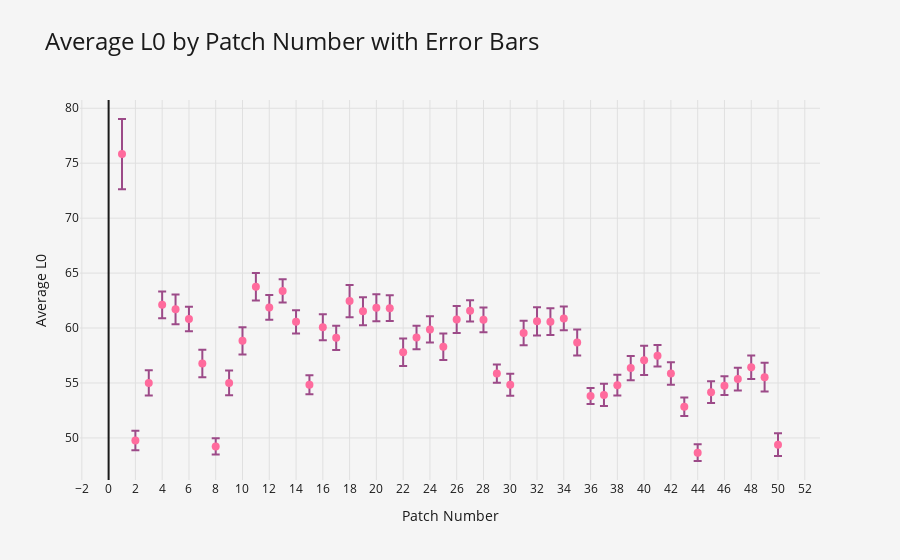
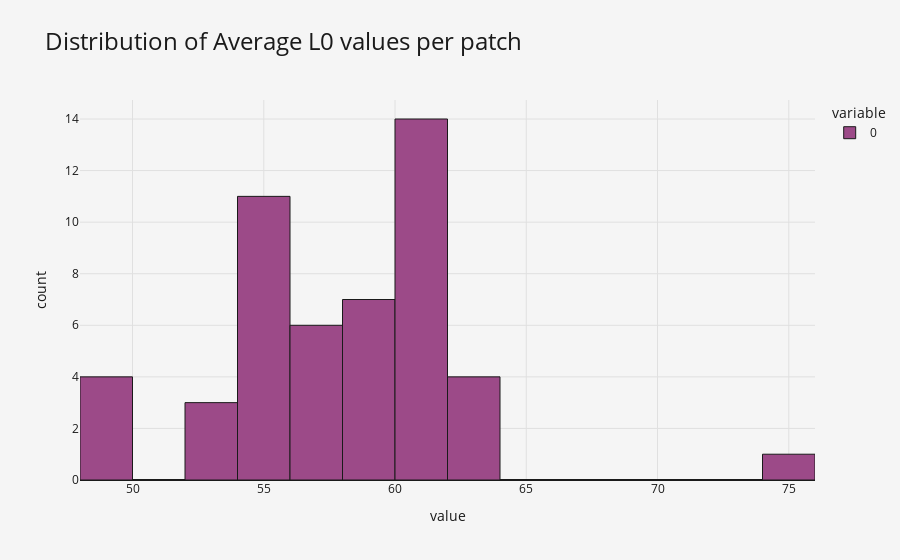
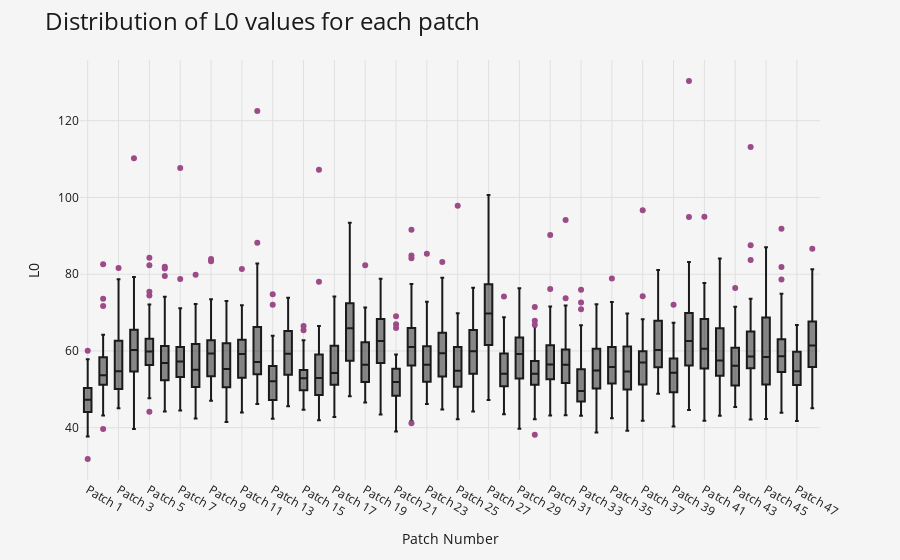

Notebook cell for these charts, in order:
### Code cell
import plotly.express as px
import plotly.graph_objects as go
import torch
import numpy as np
from tqdm import tqdm
import pandas as pd

# Assuming all_l0_per_patch is already a numpy array after processing the validation dataset

# Calculate the average L0 per patch across all batches
avg_l0_per_patch = np.mean(all_l0_per_patch, axis=0)

# Calculate the standard error of the mean
sem_l0_per_patch = np.std(all_l0_per_patch, axis=0) / np.sqrt(all_l0_per_patch.shape[0])

print("Average L0 shape:", avg_l0_per_patch.shape)
print("Overall average L0 per patch:", avg_l0_per_patch.mean())

# Create patch numbers
patch_numbers = np.arange(1, len(avg_l0_per_patch) + 1)

# Create a DataFrame for the plot
df = pd.DataFrame({
    'Patch Number': patch_numbers,
    'Average L0': avg_l0_per_patch,
    'SEM': sem_l0_per_patch
})

# Create an interactive scatter plot with error bars
fig = go.Figure()

# Add scatter plot
fig.add_trace(go.Scatter(
    x=df['Patch Number'],
    y=df['Average L0'],
    mode='markers',
    name='Average L0',
    marker=dict(color='#FF6B9D', size=8),
    error_y=dict(
        type='data',
        array=df['SEM'],
        visible=True,
        color='#9C4A88'
    )
))

# Update layout
fig.update_layout(
    title='Average L0 by Patch Number with Error Bars',
    xaxis_title='Patch Number',
    yaxis_title='Average L0',
    plot_bgcolor='#F5F5F5',
    paper_bgcolor='#F5F5F5',
    font=dict(color='#1A1A1A'),
    title_font=dict(size=24, color='#1A1A1A'),
    xaxis=dict(
        tickmode='linear',
        dtick=max(1, len(patch_numbers) // 20),
        gridcolor='#E0E0E0',
        zerolinecolor='#1A1A1A'
    ),
    yaxis=dict(
        gridcolor='#E0E0E0',
        zerolinecolor='#1A1A1A'
    ),
    showlegend=False
)

fig.show()

# Create a histogram of average L0 values per patch
hist_fig = px.histogram(avg_l0_per_patch, title="Distribution of Average L0 values per patch")
hist_fig.update_traces(marker=dict(color='#9C4A88', line=dict(color='#1A1A1A', width=1)))
hist_fig.update_layout(
    plot_bgcolor='#F5F5F5',
    paper_bgcolor='#F5F5F5',
    font=dict(color='#1A1A1A'),
    title=dict(font=dict(size=24, color='#1A1A1A')),
    xaxis=dict(gridcolor='#E0E0E0', zerolinecolor='#1A1A1A'),
    yaxis=dict(gridcolor='#E0E0E0', zerolinecolor='#1A1A1A')
)
hist_fig.show()

# Create a box plot to show the distribution of L0 values for each patch
all_l0_per_patch_flat = all_l0_per_patch.T
box_fig = px.box(data_frame=pd.DataFrame(all_l0_per_patch_flat, columns=[f'Patch {i+1}' for i in range(all_l0_per_patch_flat.shape[1])]))
box_fig.update_traces(marker=dict(color='#9C4A88'), line=dict(color='#1A1A1A'))
box_fig.update_layout(
    title='Distribution of L0 values for each patch',
    xaxis_title='Patch Number',
    yaxis_title='L0',
    xaxis=dict(tickmode='linear', dtick=max(1, all_l0_per_patch_flat.shape[0] // 20),
               gridcolor='#E0E0E0', zerolinecolor='#1A1A1A'),
    yaxis=dict(gridcolor='#E0E0E0', zerolinecolor='#1A1A1A'),
    plot_bgcolor='#F5F5F5',
    paper_bgcolor='#F5F5F5',
    font=dict(color='#1A1A1A'),
    title_font=dict(size=24, color='#1A1A1A')
)
box_fig.show()

### Figure 1 — Plotly figure (JSON) as saved in the notebook; plotly's stock layout.template omitted (floating-point values rounded to 4 significant figures)
{"data": [{"error_y": {"array": [3.194, 0.8942, 1.151, 1.217, 1.356, 1.105, 1.256, 0.7319, 1.131, 1.241, 1.257, 1.122, 1.048, 1.053, 0.8636, 1.18, 1.108, 1.467, 1.28, 1.229, 1.175, 1.247, 1.071, 1.201, 1.209, 1.226, 0.9692, 1.12, 0.8308, 1.005, 1.114, 1.291, 1.214, 1.076, 1.18, 0.7242, 1.015, 0.946, 1.097, 1.332, 0.9823, 1.02, 0.8518, 0.7568, 0.9895, 0.848, 1.043, 1.075, 1.306, 1.046], "color": "#9C4A88", "type": "data", "visible": true}, "marker": {"color": "#FF6B9D", "size": 8}, "mode": "markers", "name": "Average L0", "type": "scatter", "x": [1, 2, 3, 4, 5, 6, 7, 8, 9, 10, 11, 12, 13, 14, 15, 16, 17, 18, 19, 20, 21, 22, 23, 24, 25, 26, 27, 28, 29, 30, 31, 32, 33, 34, 35, 36, 37, 38, 39, 40, 41, 42, 43, 44, 45, 46, 47, 48, 49, 50], "y": [75.83, 49.76, 55.0, 62.11, 61.7, 60.82, 56.77, 49.23, 55.01, 58.84, 63.75, 61.88, 63.38, 60.56, 54.83, 60.07, 59.1, 62.46, 61.53, 61.84, 61.81, 57.8, 59.13, 59.88, 58.3, 60.78, 61.57, 60.74, 55.85, 54.83, 59.55, 60.61, 60.58, 60.88, 58.69, 53.82, 53.91, 54.8, 56.35, 57.06, 57.48, 55.87, 52.84, 48.66, 54.17, 54.76, 55.35, 56.43, 55.53, 49.39]}], "layout": {"font": {"color": "#1A1A1A"}, "paper_bgcolor": "#F5F5F5", "plot_bgcolor": "#F5F5F5", "showlegend": false, "title": {"font": {"color": "#1A1A1A", "size": 24}, "text": "Average L0 by Patch Number with Error Bars"}, "xaxis": {"dtick": 2, "gridcolor": "#E0E0E0", "tickmode": "linear", "title": {"text": "Patch Number"}, "zerolinecolor": "#1A1A1A"}, "yaxis": {"gridcolor": "#E0E0E0", "title": {"text": "Average L0"}, "zerolinecolor": "#1A1A1A"}}}

### Figure 2 — Plotly figure (JSON) as saved in the notebook; plotly's stock layout.template omitted (floating-point values rounded to 4 significant figures)
{"data": [{"alignmentgroup": "True", "bingroup": "x", "hovertemplate": "variable=0<br>value=%{x}<br>count=%{y}<extra></extra>", "legendgroup": "0", "marker": {"color": "#9C4A88", "line": {"color": "#1A1A1A", "width": 1}, "pattern": {"shape": ""}}, "name": "0", "offsetgroup": "0", "orientation": "v", "showlegend": true, "type": "histogram", "x": [75.83, 49.76, 55.0, 62.11, 61.7, 60.82, 56.77, 49.23, 55.01, 58.84, 63.75, 61.88, 63.38, 60.56, 54.83, 60.07, 59.1, 62.46, 61.53, 61.84, 61.81, 57.8, 59.13, 59.88, 58.3, 60.78, 61.57, 60.74, 55.85, 54.83, 59.55, 60.61, 60.58, 60.88, 58.69, 53.82, 53.91, 54.8, 56.35, 57.06, 57.48, 55.87, 52.84, 48.66, 54.17, 54.76, 55.35, 56.43, 55.53, 49.39], "xaxis": "x", "yaxis": "y"}], "layout": {"barmode": "relative", "font": {"color": "#1A1A1A"}, "legend": {"title": {"text": "variable"}, "tracegroupgap": 0}, "paper_bgcolor": "#F5F5F5", "plot_bgcolor": "#F5F5F5", "title": {"font": {"color": "#1A1A1A", "size": 24}, "text": "Distribution of Average L0 values per patch"}, "xaxis": {"anchor": "y", "domain": [0, 1], "gridcolor": "#E0E0E0", "title": {"text": "value"}, "zerolinecolor": "#1A1A1A"}, "yaxis": {"anchor": "x", "domain": [0, 1], "gridcolor": "#E0E0E0", "title": {"text": "count"}, "zerolinecolor": "#1A1A1A"}}}

### Figure 3 — Plotly figure (JSON) as saved in the notebook; plotly's stock layout.template omitted (floating-point values rounded to 4 significant figures; data arrays with more than 128 entries replaced by an {"elided": "..."} marker saying what was removed)
{"data": [{"alignmentgroup": "True", "hovertemplate": "variable=%{x}<br>value=%{y}<extra></extra>", "legendgroup": "", "line": {"color": "#1A1A1A"}, "marker": {"color": "#9C4A88"}, "name": "", "notched": false, "offsetgroup": "", "orientation": "v", "showlegend": false, "type": "box", "x": {"elided": "2400 str values"}, "x0": " ", "xaxis": "x", "y": {"elided": "2400 float values"}, "y0": " ", "yaxis": "y"}], "layout": {"boxmode": "group", "font": {"color": "#1A1A1A"}, "legend": {"tracegroupgap": 0}, "margin": {"t": 60}, "paper_bgcolor": "#F5F5F5", "plot_bgcolor": "#F5F5F5", "title": {"font": {"color": "#1A1A1A", "size": 24}, "text": "Distribution of L0 values for each patch"}, "xaxis": {"anchor": "y", "domain": [0, 1], "dtick": 2, "gridcolor": "#E0E0E0", "tickmode": "linear", "title": {"text": "Patch Number"}, "zerolinecolor": "#1A1A1A"}, "yaxis": {"anchor": "x", "domain": [0, 1], "gridcolor": "#E0E0E0", "title": {"text": "L0"}, "zerolinecolor": "#1A1A1A"}}}
